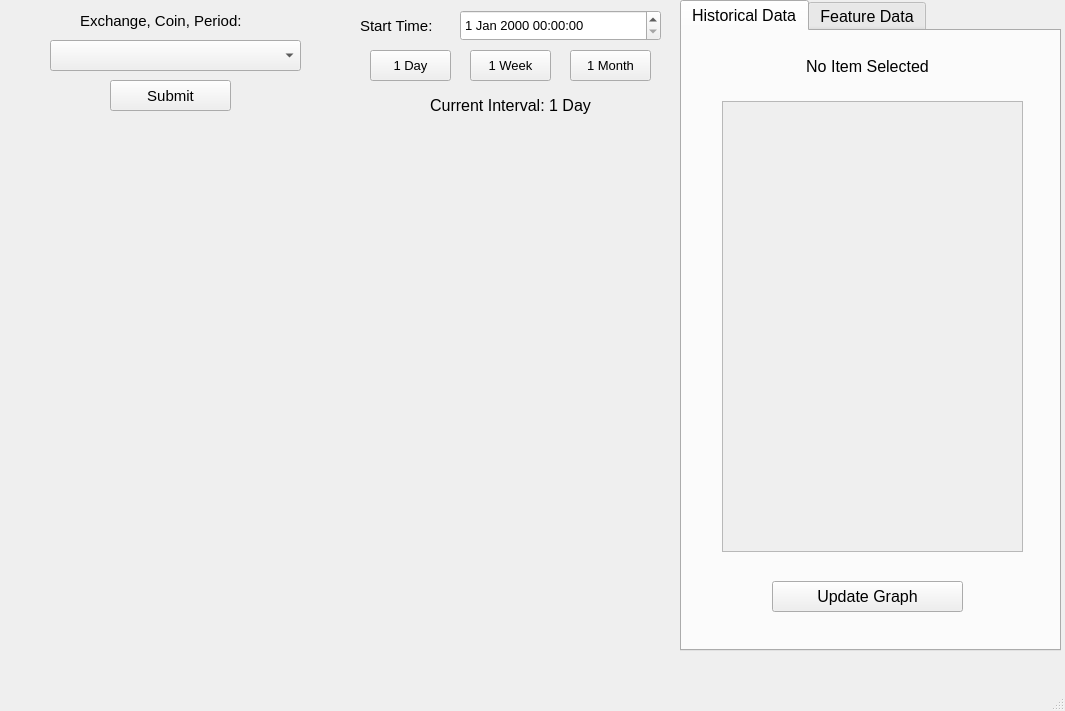
<?xml version="1.0" encoding="UTF-8"?>
<ui version="4.0">
 <class>MainWindow</class>
 <widget class="QMainWindow" name="MainWindow">
  <property name="geometry">
   <rect>
    <x>0</x>
    <y>0</y>
    <width>1065</width>
    <height>711</height>
   </rect>
  </property>
  <property name="windowTitle">
   <string>MainWindow</string>
  </property>
  <widget class="QWidget" name="centralwidget">
   <widget class="QTabWidget" name="tab_widget">
    <property name="geometry">
     <rect>
      <x>680</x>
      <y>0</y>
      <width>381</width>
      <height>651</height>
     </rect>
    </property>
    <property name="minimumSize">
     <size>
      <width>381</width>
      <height>0</height>
     </size>
    </property>
    <property name="font">
     <font>
      <pointsize>12</pointsize>
     </font>
    </property>
    <property name="currentIndex">
     <number>0</number>
    </property>
    <property name="iconSize">
     <size>
      <width>20</width>
      <height>20</height>
     </size>
    </property>
    <widget class="QWidget" name="historical_tab">
     <attribute name="title">
      <string>Historical Data</string>
     </attribute>
     <widget class="QScrollArea" name="hist_scroll">
      <property name="geometry">
       <rect>
        <x>40</x>
        <y>70</y>
        <width>301</width>
        <height>451</height>
       </rect>
      </property>
      <property name="widgetResizable">
       <bool>true</bool>
      </property>
      <widget class="QWidget" name="scrollAreaWidgetContents">
       <property name="geometry">
        <rect>
         <x>0</x>
         <y>0</y>
         <width>299</width>
         <height>449</height>
        </rect>
       </property>
      </widget>
     </widget>
     <widget class="QLabel" name="hist_label">
      <property name="geometry">
       <rect>
        <x>20</x>
        <y>20</y>
        <width>331</width>
        <height>31</height>
       </rect>
      </property>
      <property name="text">
       <string>No Item Selected</string>
      </property>
      <property name="alignment">
       <set>Qt::AlignCenter</set>
      </property>
     </widget>
     <widget class="QPushButton" name="hist_update_btn">
      <property name="geometry">
       <rect>
        <x>90</x>
        <y>550</y>
        <width>191</width>
        <height>31</height>
       </rect>
      </property>
      <property name="text">
       <string>Update Graph</string>
      </property>
     </widget>
    </widget>
    <widget class="QWidget" name="feature_tab">
     <attribute name="title">
      <string>Feature Data</string>
     </attribute>
     <widget class="QScrollArea" name="feat_scroll">
      <property name="geometry">
       <rect>
        <x>40</x>
        <y>130</y>
        <width>301</width>
        <height>391</height>
       </rect>
      </property>
      <property name="widgetResizable">
       <bool>true</bool>
      </property>
      <widget class="QWidget" name="scrollAreaWidgetContents_2">
       <property name="geometry">
        <rect>
         <x>0</x>
         <y>0</y>
         <width>299</width>
         <height>389</height>
        </rect>
       </property>
      </widget>
     </widget>
     <widget class="QLabel" name="feat_label">
      <property name="geometry">
       <rect>
        <x>20</x>
        <y>20</y>
        <width>331</width>
        <height>31</height>
       </rect>
      </property>
      <property name="text">
       <string>No Item Selected</string>
      </property>
      <property name="alignment">
       <set>Qt::AlignCenter</set>
      </property>
     </widget>
     <widget class="QPushButton" name="feat_update_btn">
      <property name="geometry">
       <rect>
        <x>90</x>
        <y>550</y>
        <width>191</width>
        <height>31</height>
       </rect>
      </property>
      <property name="text">
       <string>Update Graph</string>
      </property>
     </widget>
     <widget class="QPushButton" name="create_feat_btn">
      <property name="geometry">
       <rect>
        <x>90</x>
        <y>70</y>
        <width>191</width>
        <height>31</height>
       </rect>
      </property>
      <property name="text">
       <string>Create Feature</string>
      </property>
     </widget>
    </widget>
   </widget>
   <widget class="QWidget" name="verticalLayoutWidget">
    <property name="geometry">
     <rect>
      <x>-1</x>
      <y>129</y>
      <width>681</width>
      <height>521</height>
     </rect>
    </property>
    <layout class="QVBoxLayout" name="graph_layout"/>
   </widget>
   <widget class="QWidget" name="interval_widget" native="true">
    <property name="geometry">
     <rect>
      <x>340</x>
      <y>0</y>
      <width>341</width>
      <height>131</height>
     </rect>
    </property>
    <property name="font">
     <font>
      <pointsize>10</pointsize>
     </font>
    </property>
    <widget class="QLabel" name="time_label">
     <property name="geometry">
      <rect>
       <x>20</x>
       <y>0</y>
       <width>101</width>
       <height>51</height>
      </rect>
     </property>
     <property name="font">
      <font>
       <pointsize>11</pointsize>
      </font>
     </property>
     <property name="text">
      <string>Start Time:</string>
     </property>
    </widget>
    <widget class="QDateTimeEdit" name="start_time">
     <property name="geometry">
      <rect>
       <x>120</x>
       <y>10</y>
       <width>201</width>
       <height>31</height>
      </rect>
     </property>
     <property name="font">
      <font>
       <pointsize>10</pointsize>
      </font>
     </property>
    </widget>
    <widget class="QPushButton" name="day_btn">
     <property name="geometry">
      <rect>
       <x>30</x>
       <y>50</y>
       <width>81</width>
       <height>31</height>
      </rect>
     </property>
     <property name="text">
      <string>1 Day</string>
     </property>
    </widget>
    <widget class="QPushButton" name="week_btn">
     <property name="geometry">
      <rect>
       <x>130</x>
       <y>50</y>
       <width>81</width>
       <height>31</height>
      </rect>
     </property>
     <property name="text">
      <string>1 Week</string>
     </property>
    </widget>
    <widget class="QPushButton" name="month_btn">
     <property name="geometry">
      <rect>
       <x>230</x>
       <y>50</y>
       <width>81</width>
       <height>31</height>
      </rect>
     </property>
     <property name="text">
      <string>1 Month</string>
     </property>
    </widget>
    <widget class="QLabel" name="interval_label">
     <property name="geometry">
      <rect>
       <x>20</x>
       <y>90</y>
       <width>301</width>
       <height>31</height>
      </rect>
     </property>
     <property name="font">
      <font>
       <pointsize>12</pointsize>
      </font>
     </property>
     <property name="text">
      <string>Current Interval: 1 Day</string>
     </property>
     <property name="alignment">
      <set>Qt::AlignCenter</set>
     </property>
    </widget>
   </widget>
   <widget class="QWidget" name="index_id_widget" native="true">
    <property name="geometry">
     <rect>
      <x>0</x>
      <y>0</y>
      <width>341</width>
      <height>131</height>
     </rect>
    </property>
    <property name="font">
     <font>
      <pointsize>11</pointsize>
     </font>
    </property>
    <widget class="QComboBox" name="index_id_box">
     <property name="geometry">
      <rect>
       <x>50</x>
       <y>40</y>
       <width>251</width>
       <height>31</height>
      </rect>
     </property>
     <property name="currentText">
      <string/>
     </property>
    </widget>
    <widget class="QPushButton" name="index_id_btn">
     <property name="geometry">
      <rect>
       <x>110</x>
       <y>80</y>
       <width>121</width>
       <height>31</height>
      </rect>
     </property>
     <property name="text">
      <string>Submit</string>
     </property>
    </widget>
    <widget class="QLabel" name="index_id_label">
     <property name="geometry">
      <rect>
       <x>80</x>
       <y>0</y>
       <width>191</width>
       <height>41</height>
      </rect>
     </property>
     <property name="text">
      <string>Exchange, Coin, Period:</string>
     </property>
    </widget>
   </widget>
  </widget>
  <widget class="QMenuBar" name="menubar">
   <property name="geometry">
    <rect>
     <x>0</x>
     <y>0</y>
     <width>1065</width>
     <height>26</height>
    </rect>
   </property>
  </widget>
  <widget class="QStatusBar" name="statusbar"/>
 </widget>
 <resources/>
 <connections/>
</ui>
